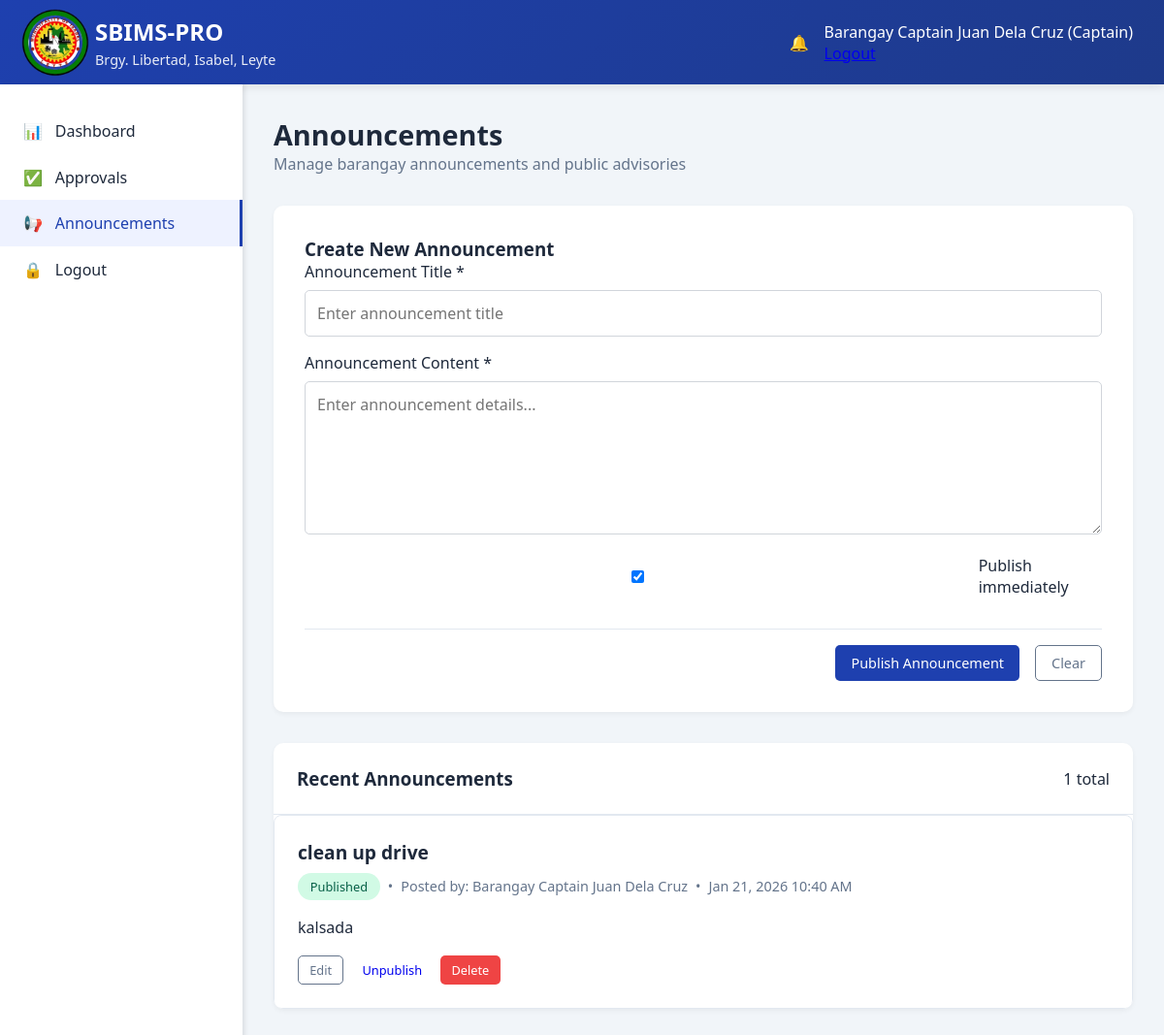
Page /captain/announcements.php (signed in) on the committed database.
### tables this page shows
CREATE TABLE `announcements` (
  `id` int(11) NOT NULL AUTO_INCREMENT,
  `title` varchar(200) NOT NULL,
  `content` text NOT NULL,
  `posted_by` int(11) NOT NULL,
  `is_active` tinyint(1) DEFAULT 1,
  `created_at` timestamp NOT NULL DEFAULT current_timestamp(),
  PRIMARY KEY (`id`),
  KEY `posted_by` (`posted_by`),
  CONSTRAINT `announcements_ibfk_1` FOREIGN KEY (`posted_by`) REFERENCES `users` (`id`) ON DELETE CASCADE
);

CREATE TABLE `users` (
  `id` int(11) NOT NULL AUTO_INCREMENT,
  `username` varchar(50) NOT NULL,
  `password` varchar(255) NOT NULL,
  `email` varchar(100) DEFAULT NULL,
  `role` enum('admin','captain','secretary','resident') NOT NULL,
  `full_name` varchar(100) NOT NULL,
  `is_active` tinyint(1) DEFAULT 1,
  `last_login` datetime DEFAULT NULL,
  `created_at` timestamp NOT NULL DEFAULT current_timestamp(),
  PRIMARY KEY (`id`),
  UNIQUE KEY `username` (`username`)
);

### config/functions.php (called while the page is built, shortened)
<?php
function formatDateTime($datetime) {
    return date('M j, Y g:i A', strtotime($datetime));
}
?>

### captain/announcements.php (the view, shortened to what this page needs)
<?php
require_once '../config/functions.php';
$database = new Database();
$db = $database->getConnection();
$query = "SELECT a.*, u.full_name as posted_by_name
          FROM announcements a
          JOIN users u ON a.posted_by = u.id
          ORDER BY a.created_at DESC";
$stmt = $db->prepare($query);
$stmt->execute();
$announcements = $stmt->fetchAll(PDO::FETCH_ASSOC);
?>
<?php include '../includes/header.php'; ?>
<?php include '../includes/topbar.php'; ?>
<div class="main-container">
    <?php include '../includes/sidebar.php'; ?>
    <main class="content">
        <div class="page-header">
            <div class="page-title">
                <h1>Announcements</h1>
                <p>Manage barangay announcements and public advisories</p>
            </div>
        </div>
        <div class="form-container">
            <h3>Create New Announcement</h3>
            <form method="POST">
                <div class="form-group">
                    <label for="title">Announcement Title *</label>
                    <input type="text" id="title" name="title" placeholder="Enter announcement title" required>
                </div>
                <div class="form-group">
                    <label for="content">Announcement Content *</label>
                    <textarea id="content" name="content" rows="6" placeholder="Enter announcement details..." required></textarea>
                </div>
                <div class="form-group" style="display: flex; align-items: center; gap: 0.5rem;">
                    <input type="checkbox" id="is_active" name="is_active" value="1" checked>
                    <label for="is_active" style="margin: 0;">Publish immediately</label>
                </div>
                <div class="form-actions">
                    <button type="submit" class="btn btn-primary">Publish Announcement</button>
                    <button type="reset" class="btn btn-outline">Clear</button>
                </div>
            </form>
        </div>
        <div class="data-table">
            <div class="table-header">
                <h3>Recent Announcements</h3>
                <div class="table-actions">
                    <span class="badge"><?php echo count($announcements); ?> total</span>
                </div>
            </div>
            <?php if (count($announcements) > 0): ?>
                <div class="announcements-list">
                    <?php foreach ($announcements as $announcement): ?>
                    <div class="announcement-card <?php echo !$announcement['is_active'] ? 'inactive' : ''; ?>">
                        <div class="announcement-header">
                            <h4><?php echo htmlspecialchars($announcement['title']); ?></h4>
                            <div class="announcement-meta">
                                <span class="status <?php echo $announcement['is_active'] ? 'status-approved' : 'status-pending'; ?>">
                                    <?php echo $announcement['is_active'] ? 'Published' : 'Draft'; ?>
                                </span>
                                <span>•</span>
                                <span>Posted by: <?php echo htmlspecialchars($announcement['posted_by_name']); ?></span>
                                <span>•</span>
                                <span><?php echo formatDateTime($announcement['created_at']); ?></span>
                            </div>
                        </div>
                        <div class="announcement-content">
                            <?php echo nl2br(htmlspecialchars($announcement['content'])); ?>
                        </div>
                        <div class="announcement-actions">
                            <a href="announcements_edit.php?id=<?php echo $announcement['id']; ?>" class="btn btn-sm btn-outline">Edit</a>
                            <?php if ($announcement['is_active']): ?>
                                <a href="announcements.php?deactivate=<?php echo $announcement['id']; ?>" class="btn btn-sm btn-warning">Unpublish</a>
                            <?php else: ?>
                                <a href="announcements.php?activate=<?php echo $announcement['id']; ?>" class="btn btn-sm btn-success">Publish</a>
                            <?php endif; ?>
                            <a href="announcements.php?delete=<?php echo $announcement['id']; ?>" class="btn btn-sm btn-danger" onclick="return confirm('Delete this announcement?')">Delete</a>
                        </div>
                    </div>
                    <?php endforeach; ?>
                </div>
            <?php else: ?>
                <div class="no-data">
                    <p>No announcements yet. Create the first announcement above.</p>
                </div>
            <?php endif; ?>
        </div>
    </main>
</div>
<?php include '../includes/footer.php'; ?>

### assets/css/main.css (style rules this page uses)
:root { --primary: #1e40af; --primary-dark: #1e3a8a; --secondary: #64748b; --success: #10b981; --warning: #f59e0b; --danger: #ef4444; --light: #f8fafc; --dark: #1e293b; }
* { margin: 0; padding: 0; box-sizing: border-box; font-family: 'Segoe UI', Tahoma, Geneva, Verdana, sans-serif; }
body { background-color: #f1f5f9; color: var(--dark); }
.main-container { display: flex; min-height: calc(100vh - 80px); }
.content { flex: 1; padding: 2rem; }
.page-header { display: flex; justify-content: space-between; align-items: center; margin-bottom: 2rem; }
.page-title h1 { font-size: 1.8rem; color: var(--dark); }
.page-title p { color: var(--secondary); }
.btn { padding: 0.5rem 1rem; border: none; border-radius: 5px; cursor: pointer; font-weight: 500; display: flex; align-items: center; gap: 0.5rem; transition: all 0.3s; text-decoration: none; font-size: 0.9rem; }
.btn-primary { background: var(--primary); color: white; }
.btn-outline { background: transparent; border: 1px solid var(--secondary); color: var(--secondary); }
.btn-danger { background: var(--danger); color: white; }
.btn-sm { padding: 0.3rem 0.7rem; font-size: 0.8rem; }

### assets/css/dashboard.css (style rules this page uses)
.data-table { background: white; border-radius: 10px; overflow: hidden; box-shadow: 0 2px 5px rgba(0,0,0,0.05); margin-bottom: 2rem; }
.table-header { padding: 1.5rem; border-bottom: 1px solid #e2e8f0; display: flex; justify-content: space-between; align-items: center; }
.table-header h3 { color: var(--dark); }
.table-actions { display: flex; gap: 0.5rem; }
.status { padding: 0.3rem 0.8rem; border-radius: 20px; font-size: 0.8rem; font-weight: 500; display: inline-block; }
.status-approved { background: #d1fae5; color: #065f46; }
.form-container { background: white; border-radius: 10px; padding: 2rem; box-shadow: 0 2px 5px rgba(0,0,0,0.05); margin-bottom: 2rem; }
.form-group { margin-bottom: 1rem; }
.form-group label { display: block; margin-bottom: 0.5rem; font-weight: 500; color: var(--dark); }
.form-group input, .form-group select, .form-group textarea { width: 100%; padding: 0.75rem; border: 1px solid #d1d5db; border-radius: 5px; font-size: 1rem; transition: border-color 0.3s; }
.form-actions { display: flex; gap: 1rem; justify-content: flex-end; margin-top: 2rem; padding-top: 1rem; border-top: 1px solid #e2e8f0; }

### captain/announcements.php (style rules this page uses)
.announcements-list { display: flex; flex-direction: column; gap: 1rem; }
.announcement-card { background: white; border: 1px solid #e2e8f0; border-radius: 8px; padding: 1.5rem; transition: all 0.3s; }
.announcement-header { margin-bottom: 1rem; }
.announcement-header h4 { color: var(--dark); margin: 0 0 0.5rem 0; font-size: 1.2rem; }
.announcement-meta { display: flex; align-items: center; gap: 0.5rem; font-size: 0.9rem; color: var(--secondary); flex-wrap: wrap; }
.announcement-content { line-height: 1.6; color: var(--dark); margin-bottom: 1rem; }
.announcement-actions { display: flex; gap: 0.5rem; flex-wrap: wrap; }

### rows in the picture
announcements: title "clean up drive", is_active "Published", posted_by.full_name "Barangay Captain Juan Dela Cruz", created_at "Jan 21, 2026 10:40 AM", content "kalsada"

### other values in the picture
$_SESSION['full_name'] "Barangay Captain Juan Dela Cruz"
$_SESSION['user_role'] "Captain"
count($announcements) "1"
